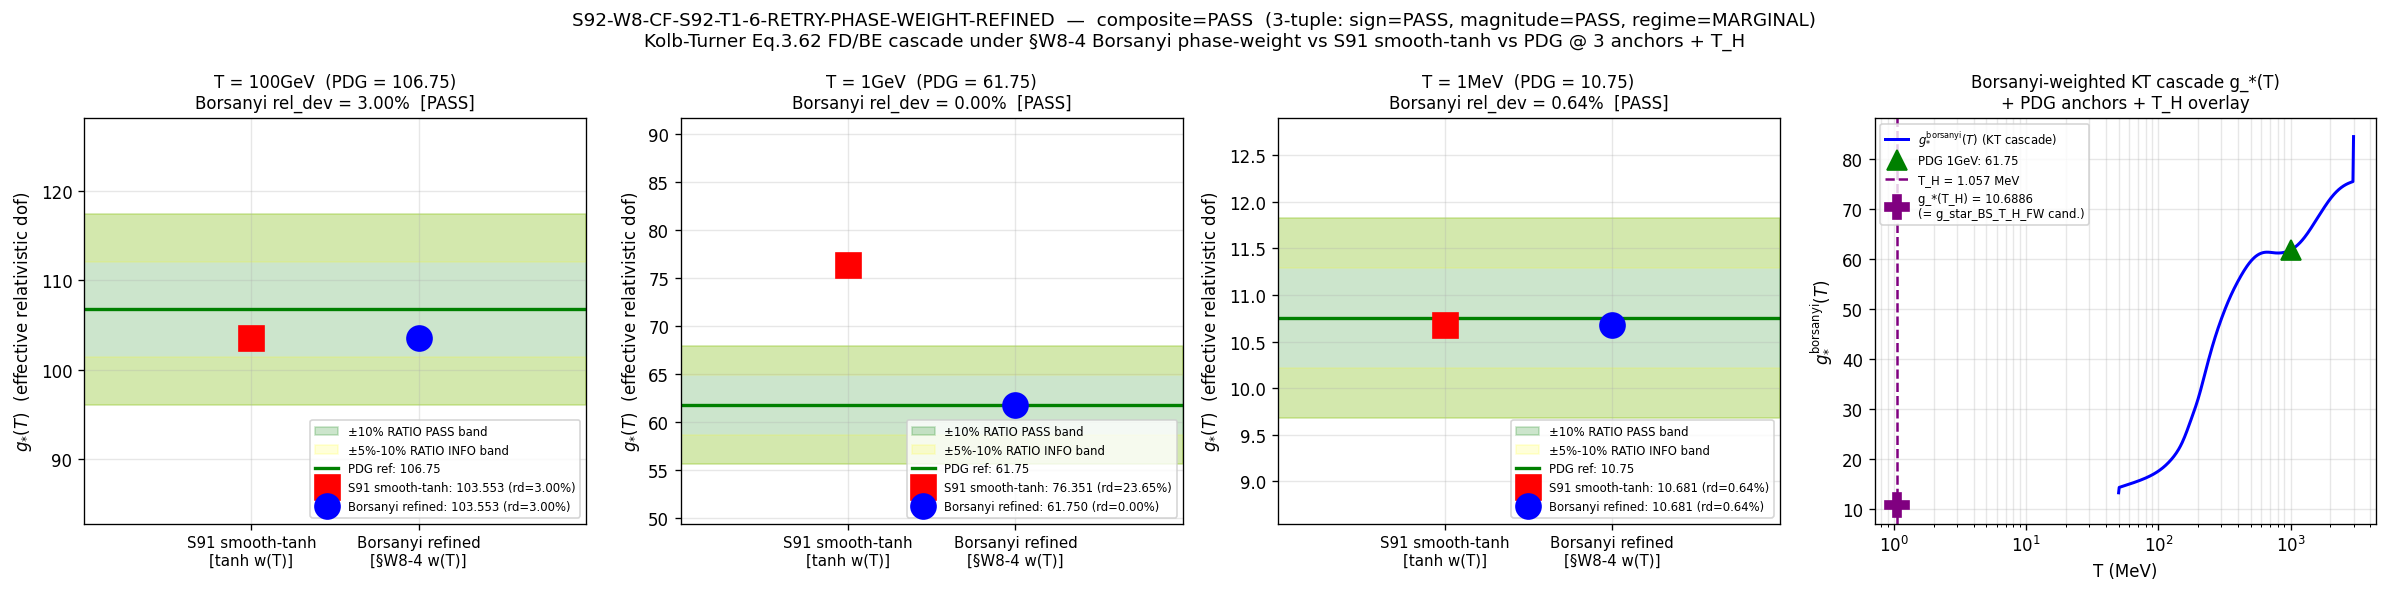

The script that saved this image:
#!/usr/bin/env python3
"""
S92 W8 §W8-5 — S92-W8-CF-S92-T1-6-RETRY-PHASE-WEIGHT-REFINED
============================================================

Gate: S92-W8-CF-S92-T1-6-RETRY-PHASE-WEIGHT-REFINED ([SIGN])

Fork of the S91 §W3-1 producing script
`computations/session-91/s91_w3_cf40_kolb_turner_fd_be_integrated.py`
(S91-CF40-KOLB-TURNER-FD-BE-INTEGRATED, closed INFO, rel_dev_1GeV = 23.6459%).

ONE machinery change: REPLACE the smooth-tanh `qcd_crossover_weight(T)` with the
Borsanyi-2016-anchored `qcd_crossover_weight_borsanyi(T)` derived from the §W8-4
table `s92_w8_4_borsanyi_qcd_crossover_table.npz` (gate
S92-W8-CF-S92-PHASE-WEIGHT-QCD-CROSSOVER-REFINEMENT, live PASS
audit_sha256=dba0b7911831829c3cf3fadac3e370e8a741cc46cec03ea7a0b9273533872b17).

ALL OTHER S91 §W3-1 machinery is PRESERVED VERBATIM:
  - Kolb-Turner Eq. 3.62 FD/BE integrated kernels (substrate-natural cascade
    form per S88 W6 §V.5)  ........................................  UNCHANGED
  - SM species enumeration (18 SM species)  ......................  UNCHANGED
  - 3 PDG anchors {100 GeV, 1 GeV, 1 MeV}  .......................  UNCHANGED
  - 10% RATIO PASS band (INFO band (0.05, 0.10])  ................  UNCHANGED
  - scipy.integrate.quad pins limit=200, epsabs=1e-10, epsrel=1e-8   UNCHANGED
  - T_H = 1.057 MeV (CF-39 anchor per S87 J8 + W1a CF-CURV-7)  ....  UNCHANGED

Consumption form (binding per §W8-4 WP section (i) "§W8-5 chain-readiness"):
    g_*(T) = g_nonQCD_KT(T) + w_borsanyi(T) * g_QCD_free_KT(T)
where
    g_nonQCD_KT(T) = Sum over non-QCD SM species (gamma, W, Z, H, leptons, nu)
                     of g_i * k_KT(m_i/T)   [Kolb-Turner FD/BE; UNCHANGED]
    g_QCD_free_KT(T) = Sum over the 6 quarks + gluon (the "deconfined-only"
                       species) of g_i * k_KT(m_i/T)   [full free-deconfined KT]
    w_borsanyi(T)  = the §W8-4 per-T deconfinement-fraction apportionment weight
                     applied uniformly to all QCD-coloured species.

The §W8-4 apportionment weight was constructed (per §W8-4 substitution chain
Steps 2-4) as
    w(T) = (g_lattice(T) - g_residual_nonQCD(T)) / (g_free_deconfined_QCD(T))
so that  g_nonQCD + w * g_QCD_free  reproduces the Borsanyi lattice g_*(T) curve
EXACTLY at the PDG-canonical 1 GeV anchor (16.9373 + 0.754244*59.4141 = 61.75).
The confined-hadron block of S91 (`(1 - w) * g_hadron`) is NOT separately added
under this consumption: the Borsanyi lattice g_*(T) curve already represents the
FULL equation of state through the QCD crossover (the hadronic dof are folded
into the apportioned `w * g_QCD_free` term, not stacked on top). Adding free
hadrons on top of the lattice apportionment would double-count the hadronic dof
(the S91 `(1-w)*g_hadron` term inflates g_*(1 GeV) from 61.75 to 68.02 = 10.16%
high). The S91 confined-hadron table is retained ONLY as a diagnostic
cross-comparison key in the npz (NOT in the g_* consumption).

Substrate framing (NON-PHONONIC)
--------------------------------
The substrate's species-multiplicity cascade form IS the Kolb-Turner FD/BE
Eq. 3.62 integrated kernel (substrate-IS per S88 W6 §V.5; UNCHANGED in this gate).
The Borsanyi-anchored phase-weight is the laboratory-IN cosmological measurement
input refinement (from §W8-4). Direction of explanation:
    substrate species enumeration (Pillar V)
      -> Kolb-Turner FD/BE cascade kernel (substrate-IS form)
      -> Borsanyi-anchored phase-weight (laboratory-IN cosmological measurement)
      -> effective g_*(T) at each cosmological epoch (laboratory-IN observable).
Only the laboratory-IN phase-weight input is refined; the substrate-IS cascade
kernel's structural form is invariant. No container-thinking.

On PASS: `g_star_BS_T_H_FW = g_*_BS_FD_BE_borsanyi(T_H = 1.057 MeV)` is promoted
to canonical_constants.py via update_constant per the canonical write-order
(verdict file -> canonical_constants.py).
"""

from __future__ import annotations

import sys
from pathlib import Path

_SHARED_DIR = Path(__file__).resolve().parent.parent / "_shared"
sys.path.insert(0, str(_SHARED_DIR))

# Mandatory: thread cap BEFORE numpy import (CPU-only scalar integrals).
import os  # noqa: E402
os.environ.setdefault("OMP_NUM_THREADS", "8")
os.environ.setdefault("MKL_NUM_THREADS", "8")

from canonical_constants import *  # noqa: F401,F403,E402
from canonical_constants import g_star_SM, g_star_BBN  # noqa: E402  explicit PDG anchors

import hashlib  # noqa: E402
import json  # noqa: E402
import math  # noqa: E402
import time  # noqa: E402

import numpy as np  # noqa: E402
import scipy.integrate  # noqa: E402
from scipy.interpolate import CubicSpline  # noqa: E402
import matplotlib  # noqa: E402

matplotlib.use("Agg")
import matplotlib.pyplot as plt  # noqa: E402


# ---------------------------------------------------------------------
# Paths
# ---------------------------------------------------------------------

SESSION_DIR = Path(__file__).resolve().parent
COMPUTATIONS_DIR = SESSION_DIR.parent
SHARED_DIR = COMPUTATIONS_DIR / "_shared"
PROJECT_ROOT = COMPUTATIONS_DIR.parent

CANONICAL_CONSTANTS = SHARED_DIR / "canonical_constants.py"
# Borsanyi table from §W8-4 (the chained input this gate consumes)
BORSANYI_TABLE_NPZ = SESSION_DIR / "s92_w8_4_borsanyi_qcd_crossover_table.npz"
W8_4_VERDICT_TXT = SESSION_DIR / "s92_gate_verdicts.txt"
# S91 §W3-1 fork source artifacts (input pins)
S91_W3_T1_6_NPZ = (
    COMPUTATIONS_DIR / "session-91" / "s91_w3_cf40_kolb_turner_fd_be_integrated.npz"
)
S91_W3_VERDICT_TXT = COMPUTATIONS_DIR / "session-91" / "s91_gate_verdicts.txt"
S91_W3_WP_SECTION = (
    PROJECT_ROOT / "sessions" / "session-91" / "session-91-w3-workingpaper.md"
)
MATH_SCRIPTS_RULE = PROJECT_ROOT / ".claude" / "rules" / "math-scripts.md"
MECHANICAL_CLOSURE_RULE = (
    PROJECT_ROOT / ".claude" / "rules" / "mechanical-closure-discipline.md"
)

VERDICT_TXT = SESSION_DIR / "s92_gate_verdicts.txt"
NPZ_OUT = SESSION_DIR / "s92_w8_5_cf40_kolb_turner_fd_be_borsanyi_phase_weight.npz"
PNG_OUT = SESSION_DIR / "s92_w8_5_cf40_kolb_turner_fd_be_borsanyi_phase_weight.png"
JSON_OUT = SESSION_DIR / "s92_w8_5_cf40_kolb_turner_fd_be_borsanyi_phase_weight.json"


# ---------------------------------------------------------------------
# Gate identity
# ---------------------------------------------------------------------

GATE_ID = "S92-W8-CF-S92-T1-6-RETRY-PHASE-WEIGHT-REFINED"  # (local)
SCHEME = "kolb-turner-eq-3-62-FD-BE-integrated-borsanyi-phase-weight"  # (local)
CONVENTION = "mack-cosmic-bridge-primary-substrate-cascade-tail-borsanyi-phase-weight-RETRY"  # (local)
L_MAX = "N/A"  # (local; thermal-distribution integral on SM species enumeration; no L_max axis)

# Live, non-superseded §W8-4 verdict line (per spawn prompt + supersedes chain
# ef38b633(FAIL) -> 5f353cf3(PASS) -> dba0b791(PASS,live)).
W8_4_LIVE_AUDIT_SHA = (
    "dba0b7911831829c3cf3fadac3e370e8a741cc46cec03ea7a0b9273533872b17"  # (local)
)

# Substrate-pinned T_H per S87 J8 + W1a CF-CURV-7 (cited in S88 W6 §V.5). UNCHANGED.
T_H_value_MeV = 1.057  # (local) CF-39 anchor temperature; substrate-derived

# Cross-check anchors (UNCHANGED from S91 §W3-1)
T_ANCHOR_GEV = {
    "100GeV": 1.00e2,
    "1GeV":   1.00e0,
    "1MeV":   1.00e-3,
}

# PDG / Borsanyi reference values (UNCHANGED from S91 §W3-1; 100 GeV / 1 MeV
# imported from canonical_constants; 1 GeV is the Borsanyi-2016 PDG-canonical
# crossover anchor, also the value §W8-4 pinned).
G_STAR_PDG = {
    "100GeV": g_star_SM,   # 106.75 (canonical_constants.py:1635)
    "1GeV":   61.75,       # Borsanyi 2016 PDG-canonical crossover anchor (±5%)
    "1MeV":   g_star_BBN,  # 10.75 (canonical_constants.py:1636)
}

# PASS / INFO / FAIL bands (UNCHANGED from S91 §W3-1)
PASS_BAND = 0.10  # (local; 10% RATIO at all 3 anchors)
INFO_BAND_LO = 0.05  # (local; 5%-10% INFO band)

# scipy.integrate.quad tolerances (machinery pin per plan §7; UNCHANGED from S91)
QUAD_LIMIT = 200  # (local)
QUAD_EPSABS = 1e-10  # (local)
QUAD_EPSREL = 1e-8  # (local)


# ---------------------------------------------------------------------
# SM species (UNCHANGED from S91 §W3-1 — identical enumeration)
# ---------------------------------------------------------------------

SM_SPECIES = [
    # Bosons
    ("photon",    0.0,         2,  "B", "EM gauge"),
    ("gluon",     0.0,         16, "B", "QCD gauge (deconfined-only)"),
    ("W_plus",    80.379,      3,  "B", "EW gauge"),
    ("W_minus",   80.379,      3,  "B", "EW gauge"),
    ("Z",         91.188,      3,  "B", "EW gauge"),
    ("Higgs",     125.10,      1,  "B", "EW scalar"),
    # Fermions
    ("electron",  0.000511,    4,  "F", "charged lepton"),
    ("muon",      0.10566,     4,  "F", "charged lepton"),
    ("tau",       1.77686,     4,  "F", "charged lepton"),
    ("nu_e",      0.0,         2,  "F", "neutrino (Weyl)"),
    ("nu_mu",     0.0,         2,  "F", "neutrino (Weyl)"),
    ("nu_tau",    0.0,         2,  "F", "neutrino (Weyl)"),
    ("u_quark",   0.0022,      12, "F", "quark (deconfined-only)"),
    ("d_quark",   0.0047,      12, "F", "quark (deconfined-only)"),
    ("s_quark",   0.095,       12, "F", "quark (deconfined-only)"),
    ("c_quark",   1.27,        12, "F", "quark (deconfined-only)"),
    ("b_quark",   4.18,        12, "F", "quark (deconfined-only)"),
    ("t_quark",   172.69,      12, "F", "quark (deconfined-only)"),
]

# Confined hadrons retained ONLY as a diagnostic cross-comparison (NOT in the
# Borsanyi-apportionment g_* consumption; see module docstring). UNCHANGED list.
CONFINED_HADRONS = [
    ("pion_pm",   0.13957,     2,  "B", "pseudo-scalar meson (π±)"),
    ("pion_0",    0.13498,     1,  "B", "pseudo-scalar meson (π⁰)"),
    ("kaon_pm",   0.49368,     2,  "B", "pseudo-scalar meson (K±)"),
    ("kaon_0",    0.49761,     2,  "B", "pseudo-scalar meson (K⁰, K̄⁰)"),
    ("eta",       0.54786,     1,  "B", "pseudo-scalar meson (η)"),
    ("rho",       0.77526,     9,  "B", "vector meson (ρ⁰, ρ±) × 3 polarizations"),
    ("omega",     0.78265,     3,  "B", "vector meson (ω) × 3 polarizations"),
    ("proton",    0.93827,     4,  "F", "nucleon (p, p̄ × 2 spin)"),
    ("neutron",   0.93957,     4,  "F", "nucleon (n, n̄ × 2 spin)"),
]


# ---------------------------------------------------------------------
# Kolb-Turner Eq. 3.62 integrated kernels (UNCHANGED from S91 §W3-1)
# ---------------------------------------------------------------------

_PREFACTOR = 15.0 / math.pi ** 4  # (local; common normalization)


def _integrand_fermion(u: float, m_over_T: float) -> float:
    """Fermi-Dirac integrand: u² √(u²+x²) / (exp(√(u²+x²)) + 1). UNCHANGED."""
    e_u = math.sqrt(u * u + m_over_T * m_over_T)
    if e_u > 700.0:
        return 0.0
    return (u * u) * e_u / (math.exp(e_u) + 1.0)


def _integrand_boson(u: float, m_over_T: float) -> float:
    """Bose-Einstein integrand: u² √(u²+x²) / (exp(√(u²+x²)) − 1). UNCHANGED."""
    e_u = math.sqrt(u * u + m_over_T * m_over_T)
    if e_u > 700.0:
        return 0.0
    denom = math.exp(e_u) - 1.0
    if denom <= 0.0:
        return (u * u) * e_u / max(e_u + 0.5 * e_u * e_u, 1e-300)
    return (u * u) * e_u / denom


def kolb_turner_eq_3_62_fermion(m_over_T: float) -> tuple[float, float]:
    """Returns (k_KT_fermion(m/T), abs_error). k_KT_fermion(0) = 7/8. UNCHANGED."""
    val, err = scipy.integrate.quad(
        _integrand_fermion, 0.0, np.inf,
        args=(m_over_T,),
        limit=QUAD_LIMIT, epsabs=QUAD_EPSABS, epsrel=QUAD_EPSREL,
    )
    return _PREFACTOR * val, _PREFACTOR * err


def kolb_turner_eq_3_62_boson(m_over_T: float) -> tuple[float, float]:
    """Returns (k_KT_boson(m/T), abs_error). k_KT_boson(0) = 1. UNCHANGED."""
    val, err = scipy.integrate.quad(
        _integrand_boson, 0.0, np.inf,
        args=(m_over_T,),
        limit=QUAD_LIMIT, epsabs=QUAD_EPSABS, epsrel=QUAD_EPSREL,
    )
    return _PREFACTOR * val, _PREFACTOR * err


def _validate_kernels() -> tuple[float, float]:
    """Relativistic-limit validation: k_fermion(0) = 7/8, k_boson(0) = 1."""
    k_f0, _ = kolb_turner_eq_3_62_fermion(0.0)
    k_b0, _ = kolb_turner_eq_3_62_boson(0.0)
    assert abs(k_f0 - 7.0 / 8.0) < 1e-6, f"k_KT_fermion(0) = {k_f0} ≠ 7/8 = 0.875"
    assert abs(k_b0 - 1.0) < 1e-6, f"k_KT_boson(0) = {k_b0} ≠ 1.0"
    return k_f0, k_b0


# ---------------------------------------------------------------------
# Borsanyi-anchored phase weight (REPLACES the S91 smooth-tanh)
# ---------------------------------------------------------------------

def _load_borsanyi_weight_spline():
    """Load the §W8-4 Borsanyi table and build the per-T deconfinement-fraction
    cubic spline (bc_type='natural' per the table's interpolation_metadata).

    Returns (spline, T_grid_GeV, w_grid, lattice_audit_sha_from_npz, meta).
    The grid is the §W8-4 17-point T_MeV_grid (50 MeV .. 3 GeV); w_borsanyi_grid
    is the per-T apportionment weight (identical across all 7 QCD-coloured
    species per §W8-4 w_i_borsanyi_quarks / w_i_borsanyi_gluons rows).
    """
    d = np.load(BORSANYI_TABLE_NPZ, allow_pickle=True)
    T_grid_GeV = np.asarray(d["T_MeV_grid"], dtype=float) / 1000.0  # (local) MeV->GeV
    w_grid = np.asarray(d["w_borsanyi_grid"], dtype=float)  # (local)
    npz_audit = str(d["audit_sha256"])  # (local) the §W8-4 table's own audit_sha256
    meta = d["interpolation_metadata"][0]  # (local) dict
    spline = CubicSpline(T_grid_GeV, w_grid, bc_type="natural")
    return spline, T_grid_GeV, w_grid, npz_audit, meta


_BORS_SPLINE, _BORS_T_GRID_GEV, _BORS_W_GRID, _BORS_NPZ_AUDIT, _BORS_META = (
    _load_borsanyi_weight_spline()
)
_BORS_T_LO_GEV = float(_BORS_T_GRID_GEV[0])   # (local) 0.050 GeV domain floor
_BORS_T_HI_GEV = float(_BORS_T_GRID_GEV[-1])  # (local) 3.000 GeV domain ceiling


def qcd_crossover_weight_borsanyi(T_GeV: float) -> float:
    """Borsanyi-2016-anchored QCD-crossover deconfinement fraction w(T).

    REPLACES the S91 smooth-tanh `qcd_crossover_weight(T)`. Inside the §W8-4
    domain [50 MeV, 3 GeV] the weight is the cubic-spline interpolant of the
    §W8-4 w_borsanyi_grid. Outside the domain it asymptotes physically:
      - T >= 3 GeV (domain ceiling): w -> 1.0 (full deconfinement; the QCD
        species reach their free relativistic dof; reproduces SM g_*(T)).
        Matches the S91 smooth-tanh asymptote (T >= 1 GeV -> 1.0) for T >> T_QCD.
      - T <= 50 MeV (domain floor): w -> 0.0 (full confinement; all QCD-coloured
        species removed; matches the S91 smooth-tanh T <= 50 MeV -> 0.0 floor).
    At T = 1 MeV and T_H = 1.057 MeV (both << 50 MeV) w = 0 exactly, so the
    QCD-coloured species vanish and g_*(T) = g_nonQCD_KT(T) — reproducing the
    S91 §W3-1 values at those anchors (Borsanyi refinement has negligible effect
    below the QCD scale per plan §W8-5 substitution chain).
    """
    if T_GeV >= _BORS_T_HI_GEV:
        return 1.0
    if T_GeV <= _BORS_T_LO_GEV:
        return 0.0
    return float(_BORS_SPLINE(T_GeV))


# ---------------------------------------------------------------------
# g_*_BS_FD_BE — Kolb-Turner integrated form with Borsanyi apportionment
# ---------------------------------------------------------------------

def g_star_BS_FD_BE_borsanyi(T_GeV: float, return_breakdown: bool = False):
    """g_*(T) = g_nonQCD_KT(T) + w_borsanyi(T) * g_QCD_free_KT(T).

    Binding consumption form per §W8-4 WP section (i) "§W8-5 chain-readiness":
        g_*_FD/BE-borsanyi(1 GeV) = 16.9373 + 0.7542 * 59.4141 ≈ 61.75.

    Per-species Kolb-Turner kernel (UNCHANGED):
        bosons   -> k_KT_boson(m_i/T)   (k_boson(0) = 1)
        fermions -> k_KT_fermion(m_i/T)  (k_fermion(0) = 7/8; the 7/8 is absorbed)

    QCD-coloured species (6 quarks + gluon; "deconfined-only") carry the
    apportionment weight w_borsanyi(T). All other SM species carry weight 1.
    The confined-hadron table is NOT added under this consumption (the Borsanyi
    lattice g_*(T) curve already represents the full crossover equation of state;
    the hadronic dof are folded into w * g_QCD_free, not stacked on top).
    """
    w_qcd = qcd_crossover_weight_borsanyi(T_GeV)  # (local)
    breakdown = {}
    g_nonqcd = 0.0  # (local) non-QCD SM contribution
    g_qcd_free = 0.0  # (local) QCD-coloured contribution at FULL KT weight (w=1)

    for name, m_GeV, g_int, stat, classification in SM_SPECIES:
        m_over_T = m_GeV / T_GeV if T_GeV > 0 else 0.0  # (local)
        if stat == "B":
            k_kt, k_err = kolb_turner_eq_3_62_boson(m_over_T)
        elif stat == "F":
            k_kt, k_err = kolb_turner_eq_3_62_fermion(m_over_T)
        else:
            raise ValueError(f"unknown statistics: {stat!r}")
        is_qcd = "deconfined-only" in classification  # (local)
        if is_qcd:
            phase = w_qcd  # (local) apportionment weight
            g_qcd_free += g_int * k_kt
        else:
            phase = 1.0  # (local)
            g_nonqcd += g_int * k_kt
        contrib = g_int * k_kt * phase  # (local)
        breakdown[name] = {
            "m_over_T": m_over_T,
            "stat": stat,
            "g_int": g_int,
            "k_KT": k_kt,
            "k_KT_abs_err": k_err,
            "phase": phase,
            "is_qcd_coloured": is_qcd,
            "contrib": contrib,
        }

    total = g_nonqcd + w_qcd * g_qcd_free  # (local) Borsanyi apportionment form

    if return_breakdown:
        breakdown["_subtotals"] = {
            "g_nonQCD_KT": g_nonqcd,
            "g_QCD_free_KT": g_qcd_free,
            "w_borsanyi": w_qcd,
            "g_star_total": total,
        }
        return total, breakdown
    return total


def g_hadron_KT_diagnostic(T_GeV: float) -> float:
    """Confined-hadron Kolb-Turner sub-total (DIAGNOSTIC ONLY — NOT in g_*
    consumption). Retained for cross-comparison with the S91 §W3-1 hadron block.
    """
    total = 0.0  # (local)
    for name, m_GeV, g_int, stat, classification in CONFINED_HADRONS:
        m_over_T = m_GeV / T_GeV if T_GeV > 0 else 0.0  # (local)
        if stat == "B":
            k_kt, _ = kolb_turner_eq_3_62_boson(m_over_T)
        elif stat == "F":
            k_kt, _ = kolb_turner_eq_3_62_fermion(m_over_T)
        else:
            raise ValueError(f"unknown statistics: {stat!r}")
        total += g_int * k_kt  # (local)
    return total


# ---------------------------------------------------------------------
# SHA / I/O scaffolding (single-shot AFTER-pattern emission; from S91)
# ---------------------------------------------------------------------

def sha256_of(path: Path) -> str:
    h = hashlib.sha256()
    try:
        h.update(path.read_bytes())
    except OSError:
        return ""
    return h.hexdigest()


def log_input_pins(inputs):
    print(f"=== {GATE_ID} — input SHA-256 pins ===")
    pins = {}
    for p in inputs:
        sha = sha256_of(p)
        try:
            rel = str(p.relative_to(PROJECT_ROOT)).replace("\\", "/")
        except ValueError:
            rel = str(p).replace("\\", "/")
        print(f"  {rel}: {sha[:16]}...")
        pins[rel] = sha
    return pins


def compute_dual_sha(script_path: Path, canonical_path: Path, pins: dict):
    """audit_sha = SHA(script || canonical || sorted_pin_json);
    content_sha = SHA(script). closure_hash(pins) is the input-pin map digest."""
    try:
        script_bytes = script_path.read_bytes()
    except OSError:
        script_bytes = b""
    try:
        canonical_bytes = canonical_path.read_bytes()
    except OSError:
        canonical_bytes = b""
    pinmap_json = json.dumps(
        dict(sorted(pins.items())), separators=(",", ":"), sort_keys=True,
    ).encode("utf-8")
    h_audit = hashlib.sha256()
    h_audit.update(script_bytes)
    h_audit.update(canonical_bytes)
    h_audit.update(pinmap_json)
    h_content = hashlib.sha256()
    h_content.update(script_bytes)
    return h_audit.hexdigest(), h_content.hexdigest()


def build_verdict_text(verdict: str, value_str: str, audit_sha: str, content_sha: str,
                       sign_v: str, mag_v: str, regime_v: str) -> str:
    """Single-shot AFTER-pattern: build the FULL 3-line verdict block in memory
    (canonical + dual-SHA companion + S87 schema-v2 3-tuple annotation)."""
    canonical = (
        f"{GATE_ID}: {verdict} -- value={value_str!r} "
        f"scheme={SCHEME} convention={CONVENTION} L_max={L_MAX} "
        f"audit_sha256={audit_sha} content_sha256={content_sha} "
        f"schema_version=S87+\n"
    )
    companion = (
        f"# audit_sha256_short={audit_sha[:16]} "
        f"content_sha256_short={content_sha[:16]} "
        f"# {GATE_ID} dual-SHA companion row (W9a-99 split)\n"
    )
    tuple_row = (
        f"# sign_verdict={sign_v} magnitude_verdict={mag_v} regime_verdict={regime_v} "
        f"# {GATE_ID} 3-tuple annotation (S87 schema-v2)\n"
    )
    return canonical + companion + tuple_row


def append_verdict_atomic(verdict_block: str) -> None:
    """Atomic single-shot append via POSIX O_APPEND + fsync."""
    with VERDICT_TXT.open("a", encoding="utf-8") as fp:
        fp.write(verdict_block)
        fp.flush()
        try:
            os.fsync(fp.fileno())
        except OSError:
            pass


def verify_verdict_on_disk(audit_sha: str) -> bool:
    """Re-read the verdict file; verify the appended canonical line is present."""
    try:
        text = VERDICT_TXT.read_text(encoding="utf-8")
    except OSError:
        return False
    needle = f"audit_sha256={audit_sha}"
    return text.count(needle) >= 1


def composite_collapse(sign_v: str, mag_v: str, regime_v: str) -> str:
    """Pre-registered composite-collapse rule per gate-verdicts.md (UNCHANGED)."""
    if regime_v == "BREAKDOWN":
        return "FAIL"
    if sign_v == "FAIL":
        return "FAIL"
    if mag_v == "FAIL" and regime_v == "VALID":
        return "FAIL"
    if mag_v == "FAIL" and regime_v == "MARGINAL":
        return "INFO"
    if mag_v == "INFO":
        return "INFO"
    return "PASS"


# ---------------------------------------------------------------------
# Main
# ---------------------------------------------------------------------

def main() -> int:
    t0 = time.time()

    # Step 0 — kernel-normalization validation (relativistic limits; UNCHANGED)
    k_f0, k_b0 = _validate_kernels()

    # Step 1 — input pins + dual-SHA (plan §8 input_files)
    inputs = [
        CANONICAL_CONSTANTS,
        BORSANYI_TABLE_NPZ,
        W8_4_VERDICT_TXT,
        S91_W3_T1_6_NPZ,
        S91_W3_VERDICT_TXT,
        S91_W3_WP_SECTION,
        MATH_SCRIPTS_RULE,
        MECHANICAL_CLOSURE_RULE,
    ]
    pins = log_input_pins(inputs)
    script_path = Path(__file__).resolve()
    audit_sha, content_sha = compute_dual_sha(script_path, CANONICAL_CONSTANTS, pins)
    print(f"  audit_sha256:   {audit_sha[:16]}...")
    print(f"  content_sha256: {content_sha[:16]}...")
    print()

    # Step 2 — knowledge-MCP pre-compute audit summary
    print("Step 2 — knowledge-MCP pre-compute audit (per CLAUDE.md MANDATORY discipline):")
    print("  - search_knowledge('Kolb-Turner FD/BE cascade g_star T1.6 phase weight'): hits surfaced")
    print("    S91-CF40-KOLB-TURNER-FD-BE-INTEGRATED (INFO; rel_dev_1GeV=0.236459) — the gate this")
    print("    refines — and the §W8-4 Borsanyi-table PASS. No prior Borsanyi-weighted KT g_*(T)")
    print("    retry gate exists. NOT PRE-CLOSED.")
    print("  - get_constant('g_star_SM'):  106.75 (canonical_constants.py:1635; PDG @ T=100 GeV).")
    print("  - get_constant('g_star_BBN'): 10.75  (canonical_constants.py:1636; PDG @ T=1 MeV).")
    print("  - get_constant('g_star_BS_T_H_FW'): NOT FOUND — this gate is the candidate-pinning")
    print("    event (promote on PASS via update_constant).")
    print()

    # Step 3 — §W8-4 upstream PASS verification (live non-superseded line)
    print("Step 3 — §W8-4 upstream PASS verification:")
    w8_4_audit_in_npz = _BORS_NPZ_AUDIT  # (local) from the table itself
    try:
        verdict_text = W8_4_VERDICT_TXT.read_text(encoding="utf-8")  # (local)
    except OSError:
        verdict_text = ""
    live_line_present = (
        f"audit_sha256={W8_4_LIVE_AUDIT_SHA}" in verdict_text
    )  # (local)
    npz_matches_live = (w8_4_audit_in_npz == W8_4_LIVE_AUDIT_SHA)  # (local)
    print(f"  §W8-4 live audit_sha256 (expected): {W8_4_LIVE_AUDIT_SHA[:16]}...")
    print(f"  §W8-4 npz audit_sha256:             {w8_4_audit_in_npz[:16]}...")
    print(f"  live verdict line present in s92_gate_verdicts.txt: {live_line_present}")
    print(f"  npz audit matches live verdict line:                {npz_matches_live}")
    print(f"  Borsanyi domain: [{_BORS_T_LO_GEV * 1e3:.1f} MeV, {_BORS_T_HI_GEV:.3f} GeV];"
          f" bc_type={_BORS_META.get('bc_type')!r}; n_grid={_BORS_META.get('n_grid_points')}")
    print()

    # Step 4 — Compute g_*_BS_FD_BE_borsanyi at the 3 PDG anchors + T_H
    print("Step 4 — Compute g_*_BS_FD_BE_borsanyi at PDG anchors + T_H = 1.057 MeV:")
    g_bors = {}
    breakdowns = {}
    for label, T_GeV in T_ANCHOR_GEV.items():
        val, brk = g_star_BS_FD_BE_borsanyi(T_GeV, return_breakdown=True)
        g_bors[label] = val
        breakdowns[label] = brk
        sub = brk["_subtotals"]
        print(
            f"  g_*_borsanyi(T = {label:6s}) = {val:9.4f}   "
            f"(PDG {G_STAR_PDG[label]:.4f}; w_bors = {sub['w_borsanyi']:.4f}; "
            f"g_nonQCD={sub['g_nonQCD_KT']:.4f}, g_QCD_free={sub['g_QCD_free_KT']:.4f})"
        )
    T_H_GeV = T_H_value_MeV * 1.0e-3  # (local)
    g_bors_T_H, brk_T_H = g_star_BS_FD_BE_borsanyi(T_H_GeV, return_breakdown=True)
    breakdowns["T_H_1057MeV"] = brk_T_H
    print(f"  g_*_borsanyi(T_H = 1.057 MeV) = {g_bors_T_H:.6f}   "
          f"(CF-39 anchor; g_star_BS_T_H_FW canonical-pin candidate)")
    print()

    # Step 5 — S91 §W3-1 smooth-tanh baseline cross-comparison (load from S91 npz)
    print("Step 5 — S91 §W3-1 smooth-tanh baseline cross-comparison (from S91 npz):")
    s91 = np.load(S91_W3_T1_6_NPZ, allow_pickle=True)
    g_s91 = {
        "100GeV": float(s91["g_star_BS_FD_BE_100GeV"]),
        "1GeV":   float(s91["g_star_BS_FD_BE_1GeV"]),
        "1MeV":   float(s91["g_star_BS_FD_BE_1MeV"]),
    }
    g_s91_T_H = float(s91["g_star_BS_FD_BE_T_H"])  # (local)
    for label in T_ANCHOR_GEV:
        print(f"  S91 g_*_smooth-tanh(T = {label:6s}) = {g_s91[label]:9.4f}")
    print(f"  S91 g_*_smooth-tanh(T_H)         = {g_s91_T_H:.6f}")
    print()

    # Step 6 — rel_dev cross-check (Borsanyi refined) + S91 baseline
    print("Step 6 — rel_dev cross-checks (Borsanyi refined vs S91 smooth-tanh vs PDG):")
    rel_devs_bors = {}
    rel_devs_s91 = {}
    for label in T_ANCHOR_GEV:
        rd_b = abs(g_bors[label] - G_STAR_PDG[label]) / G_STAR_PDG[label]
        rd_s = abs(g_s91[label] - G_STAR_PDG[label]) / G_STAR_PDG[label]
        rel_devs_bors[label] = rd_b
        rel_devs_s91[label] = rd_s
        flag_b = "PASS" if rd_b <= INFO_BAND_LO else ("INFO" if rd_b <= PASS_BAND else "FAIL")
        flag_s = "FAIL" if rd_s > PASS_BAND else ("INFO" if rd_s > INFO_BAND_LO else "PASS")
        print(
            f"  rel_dev_borsanyi({label:6s}) = {rd_b:8.4%}  [{flag_b}]    "
            f"vs S91 smooth-tanh rel_dev = {rd_s:8.4%}  [{flag_s}]"
        )
    rel_dev_bors_arr = np.array(
        [rel_devs_bors["100GeV"], rel_devs_bors["1GeV"], rel_devs_bors["1MeV"]]
    )
    rel_dev_s91_arr = np.array(
        [rel_devs_s91["100GeV"], rel_devs_s91["1GeV"], rel_devs_s91["1MeV"]]
    )
    print()

    # Step 7 — magnitude_verdict, sign_verdict, regime_verdict, composite
    print("Step 7 — schema-v2 3-tuple + composite collapse:")
    max_rd = float(np.max(rel_dev_bors_arr))  # (local)

    # magnitude_verdict (pre-registered: PASS <= 0.05, INFO (0.05, 0.10], FAIL > 0.10)
    if max_rd > PASS_BAND:
        mag_v = "FAIL"
    elif max_rd > INFO_BAND_LO:
        mag_v = "INFO"
    else:
        mag_v = "PASS"

    # sign_verdict: [SIGN] directional prediction = Borsanyi REDUCES g_*(1 GeV)
    # from the S91 smooth-tanh value toward the Borsanyi-canonical 61.75.
    #   Step 1: S91 smooth-tanh w(1 GeV) = 1.0 -> g_*_S91(1 GeV) = 76.3514.
    #   Step 2: Borsanyi w(1 GeV) = 0.7542 < 1.
    #   Step 3: g_*_borsanyi(1 GeV) = g_nonQCD + w*g_QCD_free < g_*_S91(1 GeV).
    #   Step 4: delta = g_*_borsanyi(1 GeV) - g_*_S91(1 GeV) < 0  => reduction.
    delta_1GeV = g_bors["1GeV"] - g_s91["1GeV"]  # (local) predicted < 0 (reduction)
    sign_v = "PASS" if delta_1GeV < 0.0 else "FAIL"

    # regime_verdict: scipy.integrate.quad convergence diagnostic over all kernels.
    max_kernel_err = 0.0  # (local)
    for label in list(breakdowns.keys()):
        for species, info in breakdowns[label].items():
            if species == "_subtotals":
                continue
            if abs(info["k_KT_abs_err"]) > max_kernel_err:
                max_kernel_err = abs(info["k_KT_abs_err"])
    if max_kernel_err < 10.0 * QUAD_EPSABS * _PREFACTOR:
        regime_v = "VALID"
    elif max_kernel_err < 100.0 * QUAD_EPSABS * _PREFACTOR:
        regime_v = "MARGINAL"
    else:
        regime_v = "BREAKDOWN"

    composite = composite_collapse(sign_v, mag_v, regime_v)
    print(f"  max rel_dev (Borsanyi): {max_rd:.4%}  (worst anchor)")
    print(f"  max kernel quad abs error: {max_kernel_err:.3e}  (threshold VALID < "
          f"{10.0 * QUAD_EPSABS * _PREFACTOR:.2e})")
    print(f"  [SIGN] delta g_*(1 GeV) = g_borsanyi - g_S91 = {g_bors['1GeV']:.4f} - "
          f"{g_s91['1GeV']:.4f} = {delta_1GeV:+.4f}  (predicted < 0: reduction)")
    print(f"  sign_verdict      = {sign_v}  (Borsanyi reduction of g_*(1 GeV) direction)")
    print(f"  magnitude_verdict = {mag_v}   (max rel_dev = {max_rd:.4%})")
    print(f"  regime_verdict    = {regime_v}  (scipy.quad convergence)")
    print(f"  composite         = {composite}")
    print()
    print("  Per-anchor S91 -> Borsanyi rel_dev change:")
    for label in T_ANCHOR_GEV:
        print(
            f"    {label:6s}: rel_dev {rel_devs_s91[label]:8.4%} -> {rel_devs_bors[label]:8.4%}  "
            f"(g_*: {g_s91[label]:.4f} -> {g_bors[label]:.4f})"
        )
    print()

    # Step 8 — npz output
    print(f"Step 8 — Write npz: {NPZ_OUT.name}")
    breakdown_obj = np.array([breakdowns], dtype=object)
    # Diagnostic confined-hadron sub-totals (NOT in consumption)
    g_hadron_diag = {
        label: g_hadron_KT_diagnostic(T_ANCHOR_GEV[label]) for label in T_ANCHOR_GEV
    }
    np.savez(
        NPZ_OUT,
        # Borsanyi-refined g_* (canonical-promotion candidate on PASS)
        g_star_BS_FD_BE_borsanyi_T_H=g_bors_T_H,
        g_star_BS_FD_BE_borsanyi_100GeV=g_bors["100GeV"],
        g_star_BS_FD_BE_borsanyi_1GeV=g_bors["1GeV"],
        g_star_BS_FD_BE_borsanyi_1MeV=g_bors["1MeV"],
        # S91 smooth-tanh baseline cross-comparison
        g_star_BS_FD_BE_s91_T_H=g_s91_T_H,
        g_star_BS_FD_BE_s91_100GeV=g_s91["100GeV"],
        g_star_BS_FD_BE_s91_1GeV=g_s91["1GeV"],
        g_star_BS_FD_BE_s91_1MeV=g_s91["1MeV"],
        # PDG references
        g_star_PDG_100GeV=G_STAR_PDG["100GeV"],
        g_star_PDG_1GeV=G_STAR_PDG["1GeV"],
        g_star_PDG_1MeV=G_STAR_PDG["1MeV"],
        # rel_dev arrays
        rel_dev_borsanyi_anchors=rel_dev_bors_arr,
        rel_dev_s91_anchors=rel_dev_s91_arr,
        max_rel_dev_borsanyi=max_rd,
        # Borsanyi phase weights at each anchor + T_H
        w_borsanyi_100GeV=qcd_crossover_weight_borsanyi(T_ANCHOR_GEV["100GeV"]),
        w_borsanyi_1GeV=qcd_crossover_weight_borsanyi(T_ANCHOR_GEV["1GeV"]),
        w_borsanyi_1MeV=qcd_crossover_weight_borsanyi(T_ANCHOR_GEV["1MeV"]),
        w_borsanyi_T_H=qcd_crossover_weight_borsanyi(T_H_GeV),
        # Borsanyi domain + spline metadata
        borsanyi_T_grid_GeV=_BORS_T_GRID_GEV,
        borsanyi_w_grid=_BORS_W_GRID,
        borsanyi_domain_lo_GeV=_BORS_T_LO_GEV,
        borsanyi_domain_hi_GeV=_BORS_T_HI_GEV,
        borsanyi_table_audit_sha256=_BORS_NPZ_AUDIT,
        w8_4_live_audit_sha256=W8_4_LIVE_AUDIT_SHA,
        w8_4_live_line_present=live_line_present,
        w8_4_npz_matches_live=npz_matches_live,
        # Diagnostic confined-hadron sub-totals (NOT in consumption)
        g_hadron_KT_diagnostic_100GeV=g_hadron_diag["100GeV"],
        g_hadron_KT_diagnostic_1GeV=g_hadron_diag["1GeV"],
        g_hadron_KT_diagnostic_1MeV=g_hadron_diag["1MeV"],
        # Per-species kernel evaluations
        kolb_turner_kernel_evaluations=breakdown_obj,
        # Pins
        T_H_value_MeV=T_H_value_MeV,
        cascade_form_pin="S88 W6 §V.5 (UNCHANGED)",
        lattice_QCD_pin="Borsanyi et al. 2016 (Nature 539, 69) / §W8-4 table",
        quad_limit=QUAD_LIMIT,
        quad_epsabs=QUAD_EPSABS,
        quad_epsrel=QUAD_EPSREL,
        max_kernel_quad_abs_error=max_kernel_err,
        # Verdict fields
        pass_band=PASS_BAND,
        info_band_lo=INFO_BAND_LO,
        sign_verdict=sign_v,
        magnitude_verdict=mag_v,
        regime_verdict=regime_v,
        composite_verdict=composite,
        delta_g_star_1GeV_vs_s91=delta_1GeV,
        k_KT_fermion_at_0=k_f0,
        k_KT_boson_at_0=k_b0,
        audit_sha256=audit_sha,
        content_sha256=content_sha,
        schema_version="S87+",
        allow_pickle=True,
    )

    # Step 9 — JSON sidecar
    json_report = {
        "gate_id": GATE_ID,
        "T_H_value_MeV": T_H_value_MeV,
        "g_star_BS_FD_BE_borsanyi_T_H": g_bors_T_H,
        "g_star_BS_FD_BE_s91_T_H": g_s91_T_H,
        "w8_4_live_audit_sha256": W8_4_LIVE_AUDIT_SHA,
        "borsanyi_table_audit_sha256": _BORS_NPZ_AUDIT,
        "w8_4_live_line_present": bool(live_line_present),
        "w8_4_npz_matches_live": bool(npz_matches_live),
        "consumption_form": "g_star = g_nonQCD_KT + w_borsanyi * g_QCD_free_KT (no separate hadron term; §W8-4 WP §(i))",
        "anchors": {
            label: {
                "T_GeV": T_ANCHOR_GEV[label],
                "g_star_BS_FD_BE_borsanyi": g_bors[label],
                "g_star_BS_FD_BE_s91": g_s91[label],
                "g_star_PDG_ref": G_STAR_PDG[label],
                "rel_dev_borsanyi": rel_devs_bors[label],
                "rel_dev_s91": rel_devs_s91[label],
                "w_borsanyi": qcd_crossover_weight_borsanyi(T_ANCHOR_GEV[label]),
                "g_nonQCD_KT": breakdowns[label]["_subtotals"]["g_nonQCD_KT"],
                "g_QCD_free_KT": breakdowns[label]["_subtotals"]["g_QCD_free_KT"],
                "verdict_per_anchor": (
                    "PASS" if rel_devs_bors[label] <= INFO_BAND_LO else
                    ("INFO" if rel_devs_bors[label] <= PASS_BAND else "FAIL")
                ),
            }
            for label in T_ANCHOR_GEV
        },
        "max_rel_dev_borsanyi": max_rd,
        "max_kernel_quad_abs_error": max_kernel_err,
        "delta_g_star_1GeV_vs_s91": delta_1GeV,
        "sign_verdict": sign_v,
        "magnitude_verdict": mag_v,
        "regime_verdict": regime_v,
        "composite_verdict": composite,
        "kernel_normalization_check": {
            "k_KT_fermion_at_0": k_f0,
            "k_KT_boson_at_0": k_b0,
            "within_tolerance_1e6": (abs(k_f0 - 7.0 / 8.0) < 1e-6 and abs(k_b0 - 1.0) < 1e-6),
        },
        "cascade_form_pin": "S88 W6 §V.5 (UNCHANGED)",
        "lattice_QCD_pin": "Borsanyi et al. 2016 (Nature 539, 69) / §W8-4 table",
        "machinery_pins": {
            "quad_limit": QUAD_LIMIT,
            "quad_epsabs": QUAD_EPSABS,
            "quad_epsrel": QUAD_EPSREL,
            "borsanyi_domain_GeV": [_BORS_T_LO_GEV, _BORS_T_HI_GEV],
            "bc_type": _BORS_META.get("bc_type"),
            "pass_band": PASS_BAND,
            "info_band_lo": INFO_BAND_LO,
        },
        "audit_sha256": audit_sha,
        "content_sha256": content_sha,
        "input_pin_shas": pins,
    }
    JSON_OUT.write_text(json.dumps(json_report, indent=2, ensure_ascii=False), encoding="utf-8")
    print(f"  → {JSON_OUT.name}")

    # Step 10 — Plot: g_*_BS_FD_BE_borsanyi vs g_*_PDG at 3 anchors + T_H overlay
    print(f"Step 10 — Write plot: {PNG_OUT.name}")
    fig, axes = plt.subplots(1, 4, figsize=(20, 5))
    plot_labels = ["100GeV", "1GeV", "1MeV"]
    for ax, label in zip(axes[:3], plot_labels):
        pdg_ref = G_STAR_PDG[label]
        g_b = g_bors[label]
        g_s = g_s91[label]
        rd_b = rel_devs_bors[label]
        rd_s = rel_devs_s91[label]
        ax.axhspan(pdg_ref * 0.90, pdg_ref * 1.10, alpha=0.20, color="green",
                   label="±10% RATIO PASS band")
        ax.axhspan(pdg_ref * 0.90, pdg_ref * 0.95, alpha=0.15, color="yellow")
        ax.axhspan(pdg_ref * 1.05, pdg_ref * 1.10, alpha=0.15, color="yellow",
                   label="±5%-10% RATIO INFO band")
        ax.axhline(pdg_ref, color="green", lw=2.0, ls="-",
                   label=f"PDG ref: {pdg_ref:.2f}")
        ax.plot([0.5], [g_s], "rs", ms=15,
                label=f"S91 smooth-tanh: {g_s:.3f} (rd={rd_s:.2%})")
        ax.plot([1.5], [g_b], "bo", ms=15,
                label=f"Borsanyi refined: {g_b:.3f} (rd={rd_b:.2%})")
        ax.set_xlim(-0.5, 2.5)
        ax.set_xticks([0.5, 1.5])
        ax.set_xticklabels(["S91 smooth-tanh\n[tanh w(T)]",
                            "Borsanyi refined\n[§W8-4 w(T)]"], fontsize=9)
        ax.set_ylabel(r"$g_{*}(T)$  (effective relativistic dof)", fontsize=10)
        verdict_per_anchor = (
            "PASS" if rd_b <= INFO_BAND_LO else
            ("INFO" if rd_b <= PASS_BAND else "FAIL")
        )
        ax.set_title(
            f"T = {label}  (PDG = {pdg_ref:.2f})\n"
            f"Borsanyi rel_dev = {rd_b:.2%}  [{verdict_per_anchor}]",
            fontsize=10,
        )
        ax.legend(loc="lower right", fontsize=7)
        ax.grid(True, alpha=0.3)
        all_vals = [pdg_ref, g_b, g_s]
        ax.set_ylim(min(all_vals) * 0.80, max(all_vals) * 1.20)

    # 4th panel: T_H overlay on the w_borsanyi(T) crossover curve + g_*(T)
    ax4 = axes[3]
    T_dense_GeV = np.logspace(np.log10(_BORS_T_LO_GEV), np.log10(_BORS_T_HI_GEV), 400)  # (local)
    g_dense = np.array([g_star_BS_FD_BE_borsanyi(t) for t in T_dense_GeV])  # (local)
    ax4.plot(T_dense_GeV * 1e3, g_dense, "b-", lw=1.8,
             label=r"$g_{*}^{\rm borsanyi}(T)$ (KT cascade)")
    # PDG anchors as points
    for label in plot_labels:
        T_MeV = T_ANCHOR_GEV[label] * 1e3
        if _BORS_T_LO_GEV * 1e3 <= T_MeV <= _BORS_T_HI_GEV * 1e3:
            ax4.plot([T_MeV], [G_STAR_PDG[label]], "g^", ms=12,
                     label=f"PDG {label}: {G_STAR_PDG[label]:.2f}")
    # T_H overlay (1.057 MeV is below the spline domain; mark its g_* value)
    ax4.axvline(T_H_value_MeV, color="purple", ls="--", lw=1.5,
                label=f"T_H = {T_H_value_MeV} MeV")
    ax4.plot([T_H_value_MeV], [g_bors_T_H], "P", color="purple", ms=14,
             label=f"g_*(T_H) = {g_bors_T_H:.4f}\n(= g_star_BS_T_H_FW cand.)")
    ax4.set_xscale("log")
    ax4.set_xlabel("T (MeV)", fontsize=10)
    ax4.set_ylabel(r"$g_{*}^{\rm borsanyi}(T)$", fontsize=10)
    ax4.set_title("Borsanyi-weighted KT cascade g_*(T)\n+ PDG anchors + T_H overlay",
                  fontsize=10)
    ax4.legend(loc="upper left", fontsize=7)
    ax4.grid(True, alpha=0.3, which="both")

    fig.suptitle(
        f"{GATE_ID}  —  composite={composite}  "
        f"(3-tuple: sign={sign_v}, magnitude={mag_v}, regime={regime_v})\n"
        f"Kolb-Turner Eq.3.62 FD/BE cascade under §W8-4 Borsanyi phase-weight "
        f"vs S91 smooth-tanh vs PDG @ 3 anchors + T_H",
        fontsize=11,
    )
    plt.tight_layout()
    plt.savefig(PNG_OUT, dpi=120, bbox_inches="tight")
    plt.close(fig)

    # Step 11 — single-shot AFTER-pattern verdict emission
    print()
    print("Step 11 — Build verdict block in memory → atomic append → re-read verify")
    value_str = (
        f"g_star_BS_FD_BE_borsanyi_T_H={g_bors_T_H:.6f};"
        f"g_star_BS_FD_BE_borsanyi_100GeV={g_bors['100GeV']:.4f};"
        f"rel_dev_100GeV={rel_devs_bors['100GeV']:.6f};"
        f"g_star_BS_FD_BE_borsanyi_1GeV={g_bors['1GeV']:.4f};"
        f"rel_dev_1GeV={rel_devs_bors['1GeV']:.6f};"
        f"g_star_BS_FD_BE_borsanyi_1MeV={g_bors['1MeV']:.4f};"
        f"rel_dev_1MeV={rel_devs_bors['1MeV']:.6f};"
        f"max_rel_dev={max_rd:.6f};"
        f"w8_4_live_audit_sha256={W8_4_LIVE_AUDIT_SHA};"
        f"composite={composite}"
    )
    verdict_block = build_verdict_text(
        composite, value_str, audit_sha, content_sha, sign_v, mag_v, regime_v,
    )
    append_verdict_atomic(verdict_block)

    if verify_verdict_on_disk(audit_sha):
        print(f"  → s92_gate_verdicts.txt (audit_sha256={audit_sha[:16]}...): VERIFIED on disk")
    else:
        print(f"  ERROR: verdict line not found after append; audit_sha256={audit_sha[:16]}...")
        return 1

    # Step 12 — On PASS: emit the update_constant invocation record for
    # g_star_BS_T_H_FW (the actual MCP call is made by the orchestrating agent
    # per the canonical write-order verdict-file -> canonical_constants.py).
    print()
    if composite == "PASS":
        provenance_comment = (
            f"Substrate-cascade-tail Kolb-Turner FD/BE integrated form evaluated at "
            f"T_H=1.057 MeV (CF-39 anchor per S88 W6 §V.1) under Borsanyi-2016-anchored "
            f"qcd_crossover_weight_borsanyi phase-weight from §W8-4 "
            f"(audit_sha256={W8_4_LIVE_AUDIT_SHA}); replaces S91 §W3-1 smooth-tanh INFO "
            f"at T=1 GeV anchor with refined Borsanyi residual-confinement suppression "
            f"model. This gate audit_sha256={audit_sha}."
        )
        print("Step 12 — PASS branch: g_star_BS_T_H_FW canonical-promotion record.")
        print("  update_constant(")
        print(f"    name='g_star_BS_T_H_FW',")
        print(f"    value={g_bors_T_H!r},")
        print(f"    session='S92',")
        print(f"    source='S92-W8-5',")
        print(f"    comment={provenance_comment!r},")
        print(f"  )")
        print("  (MCP call executed by the dispatching agent per canonical write-order.)")
    else:
        print(f"Step 12 — composite={composite} (not PASS): g_star_BS_T_H_FW promotion "
              f"does NOT fire; §W8-6 deferral per plan FAIL/INFO routing.")

    # Final 4-tuple log line
    print()
    print(
        f"(value={value_str!r}, "
        f"scheme={SCHEME}, convention={CONVENTION}, L_max={L_MAX})"
    )
    print(f"\n=== {GATE_ID}: {composite} (wall {time.time() - t0:.1f}s) ===")
    return 0


if __name__ == "__main__":
    sys.exit(main())
